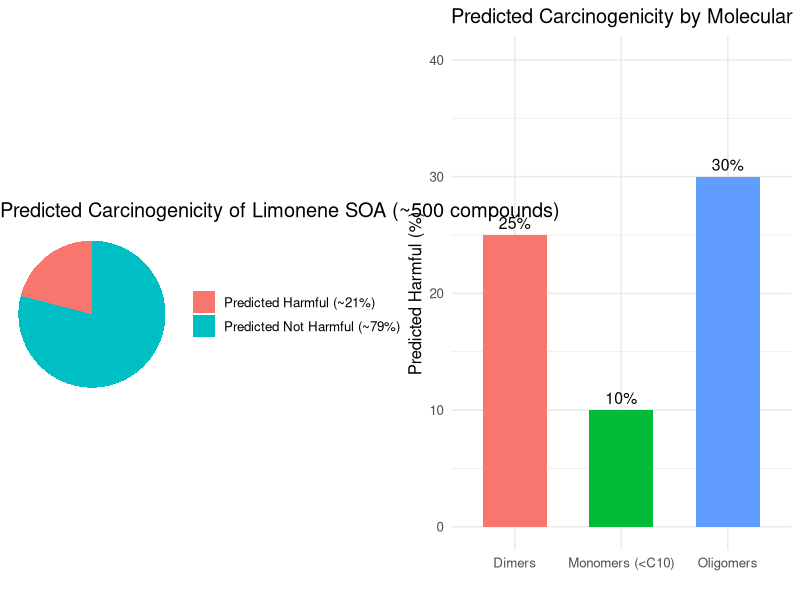
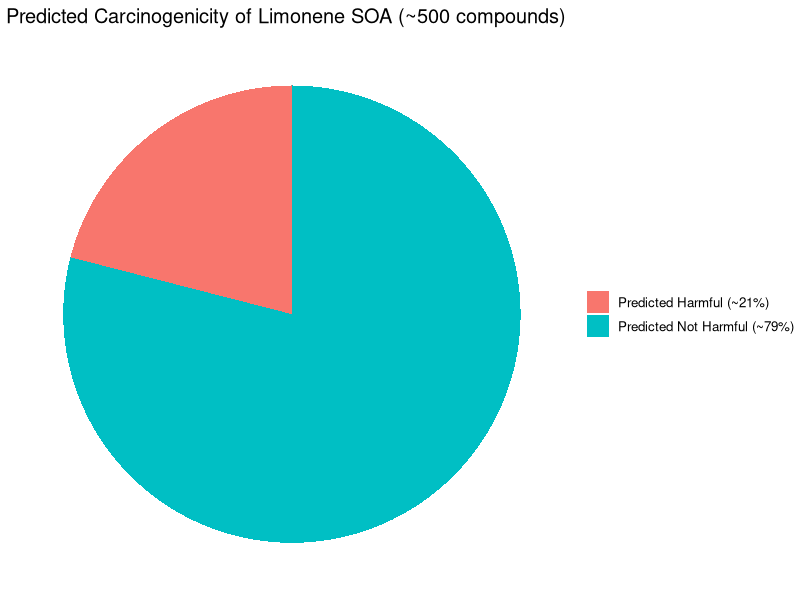
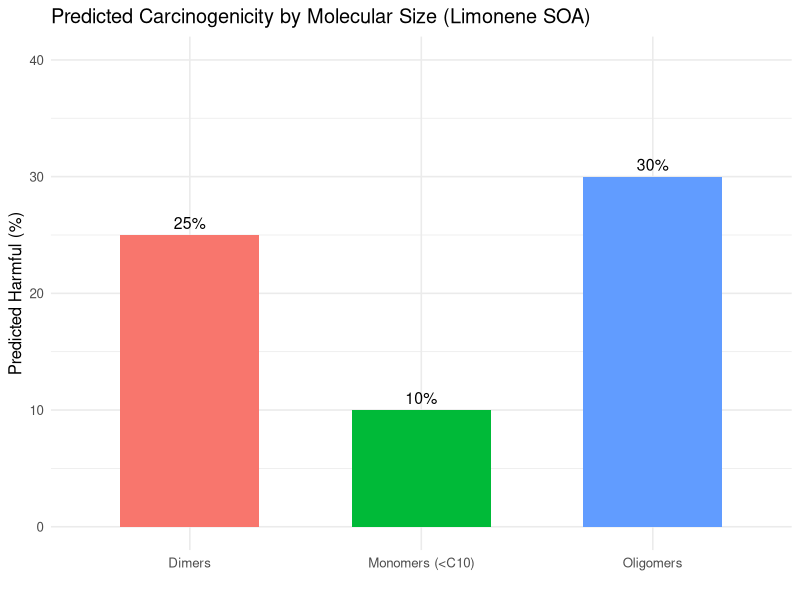

Reproduce these figures in R, in order.
# --- RStudio: Limonene SOA figures (pie + bar + combined) ---

# Load libraries
library(ggplot2)
library(gridExtra)

# Set output directory
setwd("C:/Users/91962/Predicting Chemicals/Real Sample/")

# Example values (edit if you have exact numbers)
total_compounds <- 500
pct_harmful <- 21
pct_safe <- 100 - pct_harmful

# Data for pie chart
pie_data <- data.frame(
  category = c(paste0("Predicted Harmful (~", pct_harmful, "%)"),
               paste0("Predicted Not Harmful (~", pct_safe, "%)")),
  value = c(pct_harmful, pct_safe)
)

# Create pie chart
pie_chart <- ggplot(pie_data, aes(x = "", y = value, fill = category)) +
  geom_bar(stat = "identity", width = 1) +
  coord_polar(theta = "y") +
  labs(title = paste0("Predicted Carcinogenicity of Limonene SOA (~", total_compounds, " compounds)")) +
  theme_void(base_size = 12) +
  theme(legend.title = element_blank())

# Data for bar chart (by molecular size/complexity)
bar_data <- data.frame(
  category = c("Monomers (<C10)", "Dimers", "Oligomers"),
  harmful_pct = c(10, 25, 30)  # adjust if needed
)

# Create bar chart
bar_chart <- ggplot(bar_data, aes(x = category, y = harmful_pct, fill = category)) +
  geom_bar(stat = "identity", width = 0.6) +
  geom_text(aes(label = paste0(harmful_pct, "%")), vjust = -0.5, size = 4) +
  ylim(0, 40) +
  labs(title = "Predicted Carcinogenicity by Molecular Size (Limonene SOA)",
       y = "Predicted Harmful (%)", x = "") +
  theme_minimal(base_size = 12) +
  theme(legend.position = "none")

# Save pie and bar separately
ggsave("limonene_pie_chart.png", pie_chart, width = 6, height = 6, dpi = 300)
ggsave("limonene_bar_chart.png", bar_chart, width = 7, height = 5, dpi = 300)

# Combine both plots side by side
combined <- grid.arrange(pie_chart, bar_chart, ncol = 2)
ggsave("limonene_pie_bar_combined.png", combined, width = 12, height = 6, dpi = 300)
